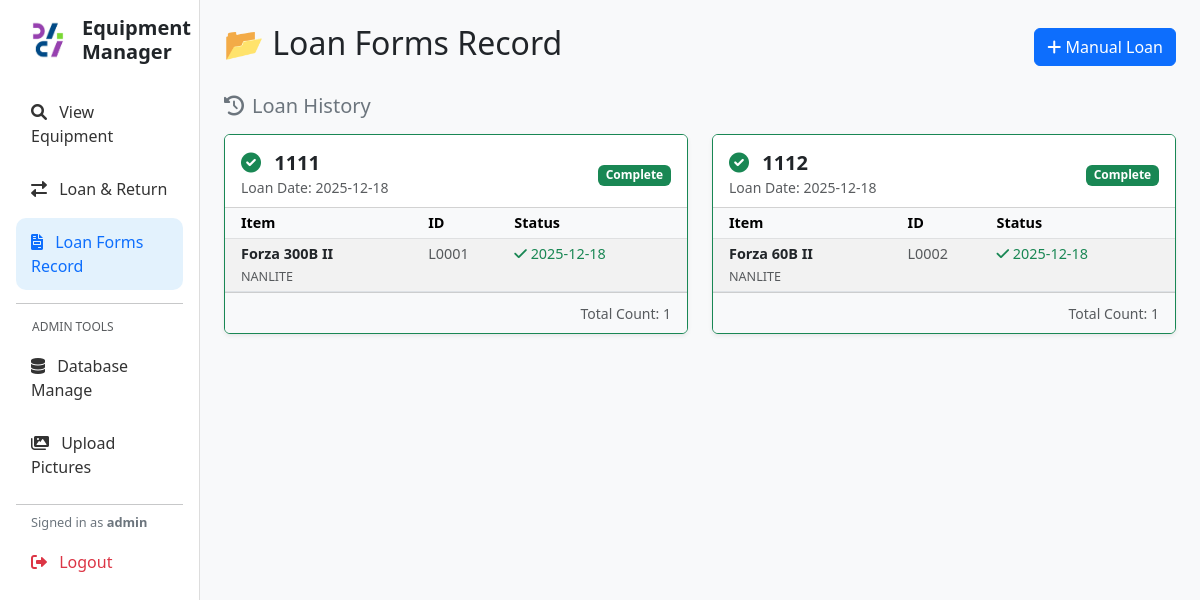
Before: /loan_forms (signed in) with the older database file.
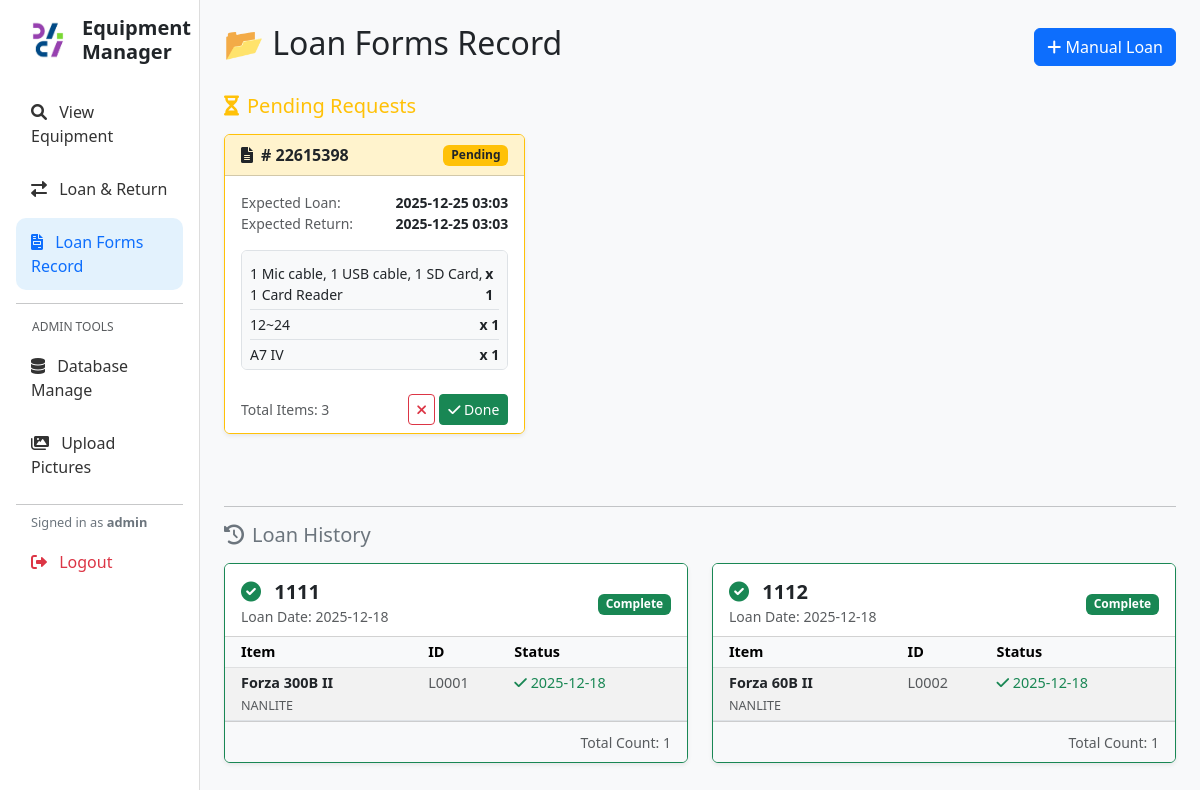
After: the same page with the newer database file.
### tables this page shows
CREATE TABLE "Loan_Transactions" (
"id" INTEGER,
  "Loan_Form_Number" TEXT,
  "Equipment_ID" TEXT,
  "Loan_Date" TEXT,
  "Return_Date" TEXT,
  "Status" TEXT
);

CREATE TABLE "Equipment_List" (
"Category" TEXT,
  "Equipment_ID" TEXT,
  "Type" TEXT,
  "Brand" TEXT,
  "Name" TEXT,
  "Remarks" TEXT,
  "Qty" INTEGER,
  "item_created" TEXT
);

CREATE TABLE Request_Records (
    Request_ID TEXT PRIMARY KEY,
    Loan_Date TEXT,
    Loan_Time TEXT,
    Return_Date TEXT,
    Return_Time TEXT,
    Items_Json TEXT, -- 用 JSON 字串存儲器材和數量 (例如: "Sony A74: 2, Tripod: 1")
    Status TEXT,     -- 'Pending'
    Created_At TEXT
);

### app.py (the view)
@app.route('/loan_forms')
def loan_forms():
    if 'user' not in session: return redirect(url_for('dashboard'))
    conn = get_db()
    pending_forms = []
    try:
        df_pending = pd.read_sql_query("SELECT * FROM Request_Records WHERE Status = 'Pending' ORDER BY Created_At DESC", conn)
        if not df_pending.empty:
            for _, row in df_pending.iterrows():
                try:
                    items_list = json.loads(row['Items_Json'])
                except:
                    items_list = []
                pending_forms.append({
                    'id': row['Request_ID'],
                    'loan_dt': f"{row['Loan_Date']} {row['Loan_Time']}",
                    'return_dt': f"{row['Return_Date']} {row['Return_Time']}",
                    'item_list': items_list,
                    'count': sum(i['qty'] for i in items_list),
                    'status': 'Pending'
                })
    except: pass
    history_forms = {}
    try:
        query = "SELECT T.Loan_Form_Number, T.Loan_Date, T.Return_Date, T.Status, E.Name, E.Brand, E.Type, T.Equipment_ID FROM Loan_Transactions T JOIN Equipment_List E ON T.Equipment_ID = E.Equipment_ID ORDER BY T.Loan_Date DESC, T.Loan_Form_Number"
        df = pd.read_sql_query(query, conn)
        if not df.empty:
            grouped = df.groupby(['Loan_Form_Number', 'Loan_Date'])
            for (form_num, loan_date), group in grouped:
                active_count = len(group[group['Status'] == 'Active'])
                is_complete = (active_count == 0)
                history_forms[form_num] = {
                    'id': form_num,
                    'loan_dt': loan_date,
                    'item_list': group.to_dict(orient='records'),
                    'count': len(group),
                    'is_complete': is_complete
                }
    except: pass
    return render_template('loan_forms.html', pending=pending_forms, history=history_forms)

### app.py (called while the page is built)
def get_db():
    db = getattr(g, '_database', None)
    if db is None:
        db = g._database = sqlite3.connect(DATABASE)
        db.row_factory = sqlite3.Row
    return db

@app.teardown_appcontext
def close_connection(exception):
    db = getattr(g, '_database', None)
    if db is not None:
        db.close()

@app.context_processor
def utility_processor():
    def get_icon_path(prefix, name):
        filename = f"{prefix}_{name}.png"
        filepath = os.path.join(app.config['UPLOAD_FOLDER'], filename)
        if os.path.exists(filepath):
            return url_for('static', filename=f'icons/{filename}')
        return None
    return dict(get_icon_path=get_icon_path)

### templates/loan_forms.html
{% extends "base.html" %}
{% block content %}
<div class="d-flex justify-content-between align-items-center mb-4">
    <h2>📂 Loan Forms Record</h2>
    <a href="{{ url_for('loan_return') }}" class="btn btn-primary"><i class="fas fa-plus"></i> Manual Loan</a>
</div>
{% if pending %}
<h5 class="text-warning mb-3"><i class="fas fa-hourglass-half me-2"></i>Pending Requests</h5>
<div class="row mb-5">
    {% for form in pending %}
    <div class="col-md-6 col-xl-4 mb-4">
        <div class="card h-100 border-warning shadow-sm">
            <div class="card-header bg-warning-subtle d-flex justify-content-between align-items-center">
                <strong><i class="fas fa-file-alt me-2"></i># {{ form.id }}</strong>
                <span class="badge bg-warning text-dark">Pending</span>
            </div>
            <div class="card-body p-3">
                <div class="mb-3 small">
                    <div class="d-flex justify-content-between">
                        <span class="text-muted">Expected Loan:</span>
                        <strong>{{ form.loan_dt }}</strong>
                    </div>
                    <div class="d-flex justify-content-between">
                        <span class="text-muted">Expected Return:</span>
                        <strong>{{ form.return_dt }}</strong>
                    </div>
                </div>
                <div class="bg-light p-2 rounded border" style="max-height: 120px; overflow-y: auto;">
                    <ul class="list-unstyled mb-0 small">
                        {% for item in form.item_list %}
                        <li class="d-flex justify-content-between border-bottom py-1">
                            <span>{{ item.name }}</span>
                            <span class="fw-bold">x {{ item.qty }}</span>
                        </li>
                        {% endfor %}
                    </ul>
                </div>
            </div>
            <div class="card-footer bg-white text-end border-top-0 d-flex justify-content-between align-items-center">
                <small class="text-muted">Total Items: {{ form.count }}</small>
                <div>
                    <a href="{{ url_for('process_request', request_id=form.id, action='reject') }}"
                       class="btn btn-sm btn-outline-danger" onclick="return confirm('Reject this request?');">
                       <i class="fas fa-times"></i>
                    </a>
                    <a href="{{ url_for('process_request', request_id=form.id, action='approve') }}"
                       class="btn btn-sm btn-success" title="Mark as Processed">
                       <i class="fas fa-check"></i> Done
                    </a>
                </div>
            </div>
        </div>
    </div>
    {% endfor %}
</div>
<hr>
{% endif %}
<h5 class="text-secondary mb-3"><i class="fas fa-history me-2"></i>Loan History</h5>
{% if history %}
    <div class="row">
        {% for form_num, details in history.items() %}
        <div class="col-md-6 mb-4">
            <div class="card h-100 shadow-sm {% if details.is_complete %}border-success{% else %}border-primary{% endif %}">
                <div class="card-header bg-white d-flex justify-content-between align-items-center pt-3">
                    <div>
                        <h5 class="mb-0 fw-bold">
                            {% if details.is_complete %}
                                <i class="fas fa-check-circle text-success me-2"></i>
                            {% else %}
                                <i class="fas fa-clock text-primary me-2"></i>
                            {% endif %}
                            {{ details.id }}
                        </h5>
                        <small class="text-muted">Loan Date: {{ details.loan_dt }}</small>
                    </div>
                    {% if details.is_complete %}
                        <span class="badge bg-success">Complete</span>
                    {% else %}
                        <span class="badge bg-primary">Active</span>
                    {% endif %}
                </div>
                <div class="card-body p-0">
                    <table class="table table-sm table-striped mb-0" style="font-size: 0.9rem;">
                        <thead class="table-light">
                            <tr>
                                <th class="ps-3">Item</th>
                                <th>ID</th>
                                <th>Status</th>
                            </tr>
                        </thead>
                        <tbody>
                            {% for item in details.item_list %}
                            <tr>
                                <td class="ps-3"><strong>{{ item.Name }}</strong><br><small class="text-muted">{{ item.Brand }}</small></td>
                                <td><span class="text-muted">{{ item.Equipment_ID }}</span></td>
                                <td>
                                    {% if item.Status == 'Returned' %}
                                        <span class="text-success"><i class="fas fa-check"></i> {{ item.Return_Date }}</span>
                                    {% else %}
                                        <span class="badge bg-danger">Out</span>
                                    {% endif %}
                                </td>
                            </tr>
                            {% endfor %}
                        </tbody>
                    </table>
                </div>
                <div class="card-footer bg-light text-end">
                    <small class="text-muted">Total Count: {{ details.count }}</small>
                </div>
            </div>
        </div>
        {% endfor %}
    </div>
{% else %}
    {% if not pending %}
    <div class="alert alert-info text-center py-5">
        <h4>No loan history found.</h4>
    </div>
    {% endif %}
{% endif %}
{% endblock %}

### templates/base.html (shortened to what this page needs)
<!DOCTYPE html>
<html lang="en">
<head>
    <link href="https://cdn.jsdelivr.net/npm/bootstrap@5.3.0/dist/css/bootstrap.min.css" rel="stylesheet">
    <link rel="stylesheet" href="https://cdnjs.cloudflare.com/ajax/libs/font-awesome/6.0.0/css/all.min.css">
</head>
<body>
<div class="container-fluid">
    <div class="row">
        <div class="col-md-2 sidebar p-3 d-flex flex-column">
            <div class="d-flex align-items-center mb-4 px-2">
                <img src="{{ url_for('static', filename='logo.png') }}"
             alt="Logo"
             style="height: 3rem; width: auto; margin-right: 10px; object-fit: contain;">
                <h4 class="mb-0" style="font-weight: 700; font-size: 1.25rem;">Equipment Manager
            </div>
            <nav class="nav flex-column mb-auto">
            <nav class="nav flex-column mb-auto">
                <a class="nav-link {% if request.endpoint == 'dashboard' %}active{% endif %}" href="{{ url_for('dashboard') }}">
                    <i class="fas fa-search me-2"></i> View Equipment
                </a>
                {% if session.get('user') %}
                    <a class="nav-link {% if request.endpoint == 'loan_return' %}active{% endif %}" href="{{ url_for('loan_return') }}">
                        <i class="fas fa-exchange-alt me-2"></i> Loan & Return
                    </a>
                    <a class="nav-link {% if request.endpoint == 'loan_forms' %}active{% endif %}" href="{{ url_for('loan_forms') }}">
                        <i class="fas fa-file-invoice me-2"></i> Loan Forms Record
                    </a>
                    <hr class="my-2">
                    <h6 class="text-muted px-3 mt-2" style="font-size: 0.75rem; text-transform: uppercase;">Admin Tools</h6>
                    <a class="nav-link {% if request.endpoint == 'db_manage' %}active{% endif %}" href="{{ url_for('db_manage') }}">
                        <i class="fas fa-database me-2"></i> Database Manage
                    </a>
                    <a class="nav-link {% if request.endpoint == 'upload_images' %}active{% endif %}" href="{{ url_for('upload_images') }}">
                        <i class="fas fa-images me-2"></i> Upload Pictures
                    </a>
                    <hr class="my-2">
                    <span class="user-badge">Signed in as <strong>{{ session.get('user') }}</strong></span>
                    <a class="nav-link logout-link" href="{{ url_for('logout') }}">
                        <i class="fas fa-sign-out-alt me-2"></i> Logout
                    </a>
                {% endif %}
            </nav>
        </div>
        <div class="col-md-10 p-4">
            {% block content %}{% endblock %}
        </div>
    </div>
</div>
</body>
</html>

### templates/base.html (style rules this page uses)
body { background-color: #f8f9fa; }
.sidebar { min-height: 100vh; background: #fff; border-right: 1px solid #ddd; }
.nav-link { color: #333; font-weight: 500; padding: 12px 15px; margin-bottom: 5px; transition: all 0.2s; }
.nav-link.active { background-color: #e3f2fd; color: #0d6efd; border-radius: 10px; }
.logout-link { color: #dc3545; }
.user-badge { font-size: 0.8rem; color: #6c757d; padding-left: 15px; margin-bottom: 5px; display: block; }

Changed rows visible on the page:
added Request_Records: id "22615398", loan_dt "2025-12-25 03:03", return_dt "2025-12-25 03:03", name "1 Mic cable, 1 USB cable, 1 SD Card, 1 Card Reader" "12~24" "A7 IV", qty "1" "1" "1", count "3"
Other visible differences:
text now shown: "Pending Requests"
